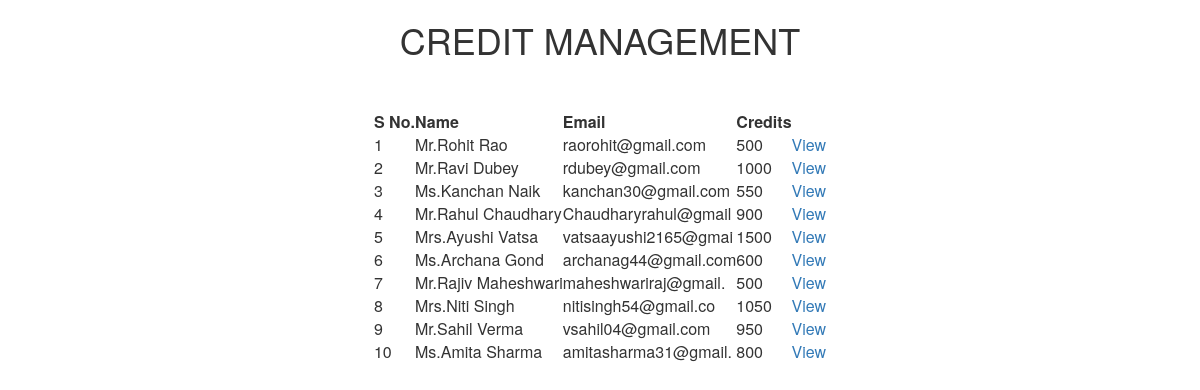
The page / on the database its author committed.
### tables this page shows
CREATE TABLE `users` (
  `name` varchar(20) DEFAULT NULL,
  `email` varchar(20) DEFAULT NULL,
  `credit` int(11) DEFAULT '10'
);

### index.php (the view, shortened to what this page needs)
<?php
    require_once('db_connect.php');
    $query = "select * from users";
    $result = mysqli_query($link,$query);
?>
<html>
<head>
	<link rel="stylesheet" type="text/css" href="index.css">
	<link rel="stylesheet" href="https://maxcdn.bootstrapcdn.com/bootstrap/3.3.7/css/bootstrap.min.css">
	<link rel="stylesheet" href="https://maxcdn.bootstrapcdn.com/bootstrap/3.3.7/css/bootstrap-theme.min.css">
	<link rel="stylesheet" href="https://use.fontawesome.com/releases/v5.6.3/css/all.css">
</head>
<body>
		<h1> CREDIT MANAGEMENT </h1> <br><br>
		<table class="center">
			<thead>
				<tr>
                    <th>S No.</th>
    				<th>Name</th>
    				<th>Email</th>
    				<th>Credits</th>
				</tr>
			</thead>
            <?php
                $i=1;
                while($row = mysqli_fetch_array($result)) {
                    echo "<tr>";
                    echo "<td>" . $i . "</td>";
                    echo "<td>" . $row["name"] . "</td>";
                    echo "<td>" . $row["email"] . "</td>";
                    echo "<td>" . $row["credit"] . "</td>";
                    echo "<td><a href=transfer.php?name=" . $row['name'] . ">View</a><td>";
                    echo "</tr>";
                    ++$i;
                }
            ?>
        </table>
</body>
</html>

### index.css (style rules this page uses)
body { background: url(https://encrypted-tbn0.gstatic.com/images?q=tbn:ANd9GcR7hxREcpvDUlaZYmi6edyMkJE7lKCTWu_8uS0gazg8rLs7YoZJ6w); background-repeat: no repeat; background-size: cover; }
h1 { text-align: center; font-family: "castellar"; }
.center { margin-left:auto; margin-right:auto; }

### rows shown on the page
users: name "Mr.Rohit Rao", email "raorohit@gmail.com", credit "500"
users: name "Mr.Ravi Dubey", email "rdubey@gmail.com", credit "1000"
users: name "Ms.Kanchan Naik", email "kanchan30@gmail.com", credit "550"
users: name "Mr.Rahul Chaudhary", email "Chaudharyrahul@gmail", credit "900"
users: name "Mrs.Ayushi Vatsa", email "vatsaayushi2165@gmai", credit "1500"
users: name "Ms.Archana Gond", email "archanag44@gmail.com", credit "600"
users: name "Mr.Rajiv Maheshwari", email "maheshwariraj@gmail.", credit "500"
users: name "Mrs.Niti Singh", email "nitisingh54@gmail.co", credit "1050"
users: name "Mr.Sahil Verma", email "vsahil04@gmail.com", credit "950"
users: name "Ms.Amita Sharma", email "amitasharma31@gmail.", credit "800"
